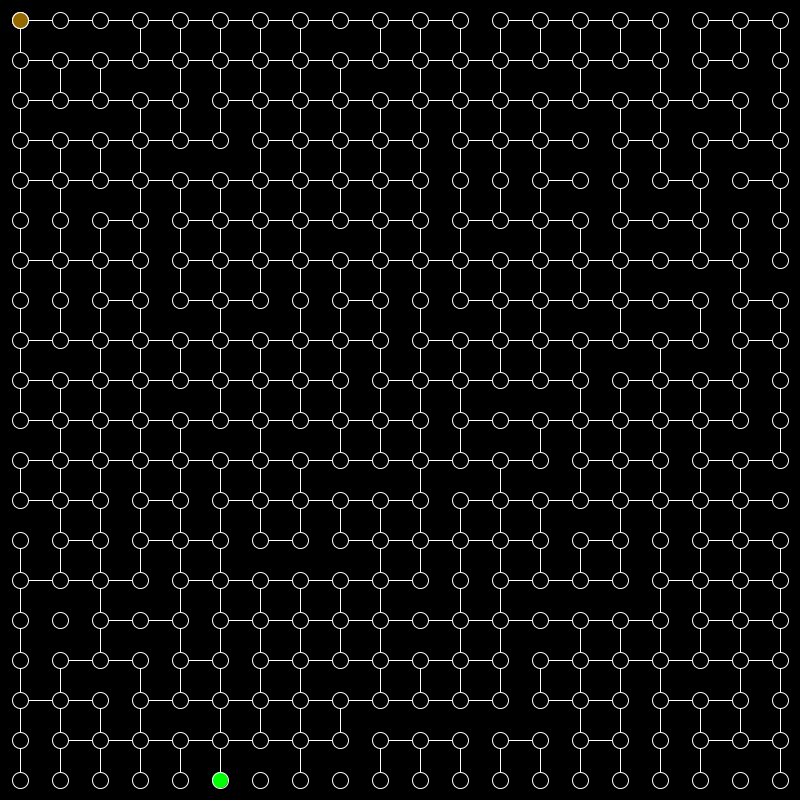
Frame 1 (no input)
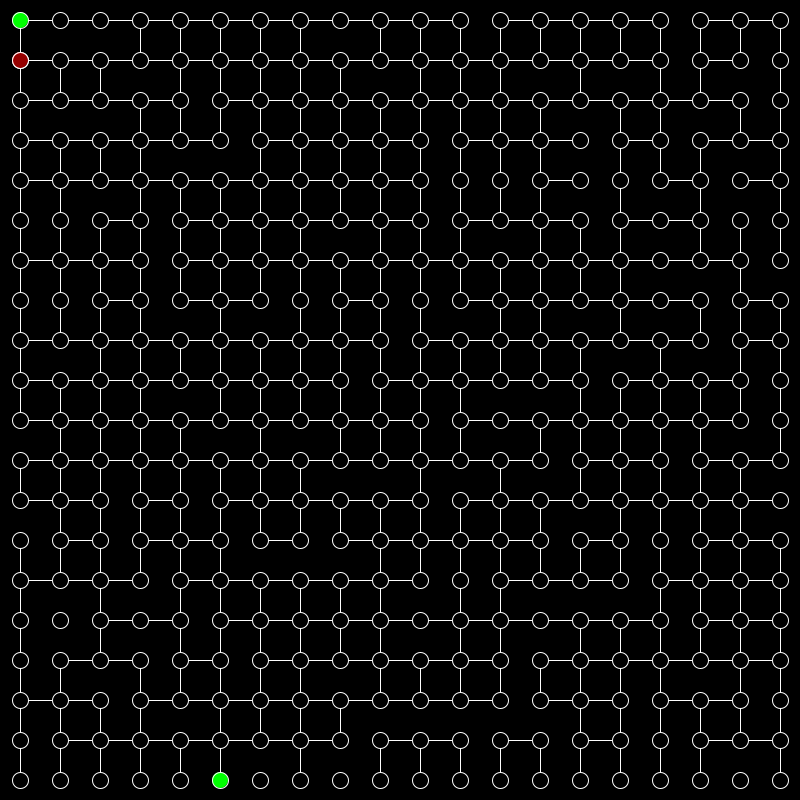
Frame 2 (the mouse pressed at the canvas centre, redrawn once)

The Processing sketch that drew these frames (run headless with seeded random() and noise(); the mouse was pressed at the canvas centre and the sketch redrawn once):

// Processing sketch: ex10_BFSView_queue
// ── ex10_BFSView_queue.pde

/*

  BFS: Breadth First Search
*/


// Graph object
Graph graph;

// Keep all nodes in a 2D array called grid to track neighbors
Node[][] grid;

// Queue for BFS algorithm
ArrayList<Node> queue = new ArrayList<Node>();
// Solved path
ArrayList<Node> path = new ArrayList<Node>();;

void setup() {
  size(800, 800);
  graph = new Graph();

  // Create a 2D array with cols and rows
  int cols = 20;
  int rows = 20;
  int spacing = 40;
  grid = new Node[20][20];

  for(int i=0; i < cols; i++) {
    for(int j=0; j < rows; j++) {
      int x = spacing / 2 + i * spacing;//col
      int y = spacing / 2 + j * spacing;//row
      grid[i][j] = graph.addNode(str(i+j*20),x, y);
    }
  }
  // Connect them randomly to the right and down
  for (int j = 0; j < rows - 1; j++) {
    for (int i = 0; i < cols; i++) {
      Node n = grid[i][j];
      // 80% chance of being connected
      if (random(1) < 0.8) {
        n.addEdge(grid[i][j + 1]);
      }
      if (random(1) < 0.8 && i < cols - 1) {
        n.addEdge(grid[i + 1][j]);
      }
    }
  }
  // Slow down framerate
  //frameRate(15);

  // Start top left
  graph.setStart(grid[0][0]);

  // Pick a random end
  int endx = floor(random(cols));
  int endy = floor(random(rows));
  graph.setEnd(grid[endx][endy]);
  // Go
  queue.add(graph.start);
  
  noLoop();
}


void draw() {
  background(0);
  // Draw the graph
  graph.show();
  // Now we do one iteration of the loop
  if (queue.size() > 0) {
    Node node = queue.get(0);
    queue.remove(0);
    node.highlight();
    // If not already checked
    if (!node.searched) {
      
      if (node == graph.end) {
        println("End");
        println("queue size END: " + queue.size());

        // Figure out the path by going backwards through parent nodes
        path.add(node);
        Node next = node.parent;
        // Make path
        while (next != null) {
          println(next.value);
          path.add(next);
          next = next.parent;
        }
        // Stops draw() loop!
        noLoop();
      } else {
        // Look at node's neighbors
        ArrayList<Node> next = node.edges;
        
        for (int i = 0; i < next.size(); i++) {
          // Place them all in the queue and update parent
          
          Node neighbor = next.get(i);
          queue.add(neighbor);
          neighbor.parent = node;
        }
        // Mark that node as searched
        node.searched = true;
      }
    }
  }
  // Highlight th path if it exists!
  if (path.size() > 0) {
    println("path size: " + path.size());
    for (int i = 0; i < path.size(); i++) {
      path.get(i).highlight();
    }
  }
}

void mousePressed() {
  loop();
}

// ── Graph.pde
class Graph{

  ArrayList<Node> nodes = new ArrayList<Node>();
  HashMap<String,Node> graph = new HashMap<String,Node>();
  Node end;
  Node start;
  Graph() {
    this.end = this.start = null;
    
  }
  // Set start
  void setStart(Node node) {
    this.start = node;
    node.start = true;
  }
  
  // Set end
  void setEnd(Node node) {
    this.end = node;
    node.end = true;
  }
  
  // Add a node
  Node addNode(String value, int x, int y) {
    // Create the node
    Node n = new Node(value, x, y);
    // Keep track of it
    this.nodes.add(n);
    this.graph.put(n.value, n);
    
    return n;
 
  }
  // Draw everything
  void show() {
    for (int i = 0; i < this.nodes.size(); i++) {
      this.nodes.get(i).showEdges();
    }
    for (int i = 0; i < this.nodes.size(); i++) {
      this.nodes.get(i).show();
    }
  }
}

// ── Node.pde

class Node {
  int x, y;
  String value = "";
  boolean start, end, searched;
  ArrayList<Node> edges = new ArrayList<Node>();
  Node parent;
  
  Node(String value, int x, int y) {
    // Position
    this.value = value;
    this.x = x;
    this.y = y;
    // Start or end node?
    this.start = false;
    this.end = false;
    // Neighbors
    this.parent = null;
    this.searched = false;
  }
  
  //connect
  void addEdge(Node n) {
    edges.add(n);
  }
  
  
  void show() {
    stroke(255);
    
    fill(0);
    // Different colors based on what has happened so far
    
    if (this.start || this.end) {
      fill(0, 255, 0);
    } else if (this.searched) {
      fill(150, 0, 150);
    }
    ellipse(this.x, this.y, 16, 16);
    fill(255);

  }
  
  // Highlight the node a different color
  void highlight() {
    fill(255, 0, 0, 150);
    ellipse(this.x, this.y, 16, 16);
  }
  
  // Draw lines to neighbors
  void showEdges() {
    noFill();
    stroke(255);
    for (int i = 0; i < this.edges.size(); i++) {
      line(this.x, this.y, this.edges.get(i).x, this.edges.get(i).y);
    }
  }
}
